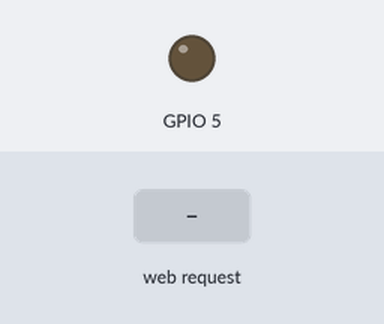
A sketch run on a simulated ESP32. Shown: output pins drawn as LEDs (lit = HIGH). Inputs (shaded band) come from the test bench. WiFi joins after 1.5 s; servers stay silent unless stated; what the sketch prints to the serial monitor is not drawn.

Above: at 3.7 s.
3.8 s: HTTP request GET /on received
At 4.5 s:
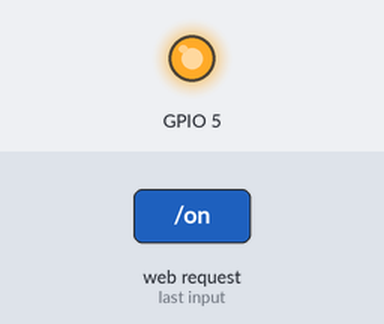
5.3 s: HTTP request GET /off received
At 5.7 s:
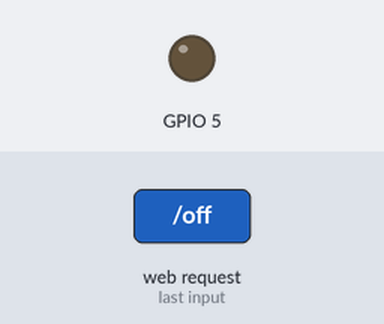
Timing chart, 0 to 8.3 s (numbered marks = the images above; inputs shaded):
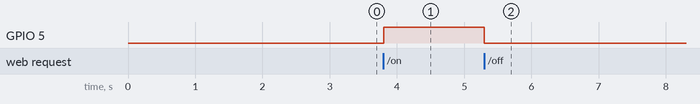

Measured:
- after the input at 3.8 s, GPIO 5: LOW → HIGH at once
- after the input at 5.3 s, GPIO 5: HIGH → LOW at once

The sketch:

wifiserver_v2.ino
```cpp
#include <WiFi.h>
#include <WebServer.h>
#include <ESPmDNS.h>
#include "wifipasswords.h"

WebServer server(80);

void setup() {
  pinMode(5, OUTPUT);
  Serial.begin(115200);
  delay(1000);

  WiFi.mode(WIFI_STA);
  WiFi.begin(MY_WIFI_SSID, MY_WIFI_PASS);

  while (WiFi.status() != WL_CONNECTED) {
    delay(500);
    Serial.print(".");
  }
  Serial.println("\nConnesso wifi");
  Serial.print("IP:");Serial.println(WiFi.localIP());

  if (MDNS.begin("esp32")) {
    Serial.println("http://esp32.local/");
  }

  server.on("/", page_index);
  server.on("/on", ledOn);
  server.on("/off", ledOff);
  server.onNotFound(page_error);

  server.begin();
  Serial.println("Server attivo!");
}

void loop() {
  server.handleClient();
  delay(2);
}

void page_index() {
  String str = "Hello ESP32\n";
  str += "URI: ";
  str += server.uri();
  str += "\nargs: ";
  str += server.args();

  server.send(200, "text/plain", str);
}

void page_error(){
  String str = "Pagina non trovata!\n";
  server.send(404, "text/plain", str);
}

void ledOn(){
  digitalWrite(5, HIGH);
  String str = "ON";
  str += "\nURI: ";
  str += server.uri();
  str += "\nargs: ";
  str += server.args();
  str += "\n";

  for (int i = 0; i < server.args(); i++) {
    str += server.argName(i);
    str += "=";
    str += server.arg(i);
    str += "\n";
  }

  server.send(200, "text/plain", str);
}

void ledOff(){
  digitalWrite(5, LOW);
  String str = "OFF";
  str += "\nURI: ";
  str += server.uri();
  str += "\nargs: ";
  str += server.args();
  for (int i = 0; i < server.args(); i++) {
    str += server.argName(i);
    str += "=";
    str += server.arg(i);
    str += "\n";
  }
  server.send(200, "text/plain", str);
}
```

wifipasswords.h
```cpp
#ifndef _WIFIPASSWORDS_H_
#define _WIFIPASSWORDS_H_

#define MY_WIFI_SSID "networkname"
#define MY_WIFI_PASS "xxxxxxx"

#endif
```
